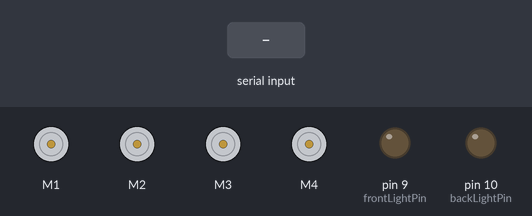
This sketch was run on a simulated Arduino Uno, built with avr-gcc and run on an emulated ATmega328P. On the bench: 4 × DC motor (green arrow = forward, orange = backward, longer = faster), output pins drawn as LEDs (lit = HIGH). The inputs (shaded band) are chosen by the test bench.

Above: at 1.2 s.
1.3 s: "F" received over Serial
At 2.4 s:
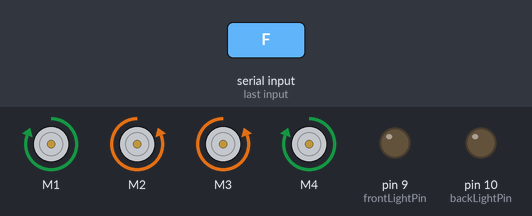
2.8 s: byte 89 ('Y') received over Serial
At 3.6 s:
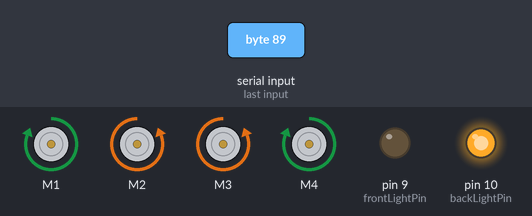
4.3 s: "B" received over Serial
At 4.7 s:
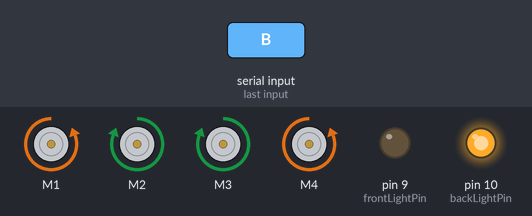
5.8 s: "L" received over Serial
At 7.0 s:
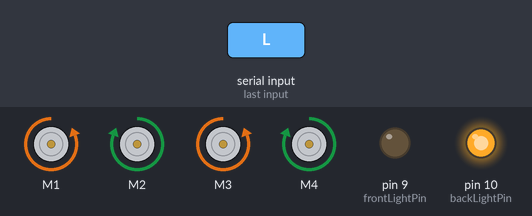
7.3 s: "R" received over Serial
At 8.2 s:
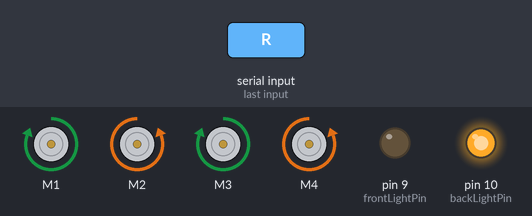
8.8 s: "I" received over Serial
At 9.3 s:
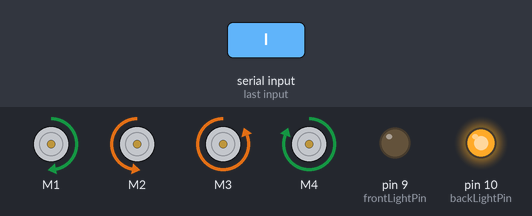
Timing chart, 0 to 11.3 s (numbered marks = the images above; inputs shaded):
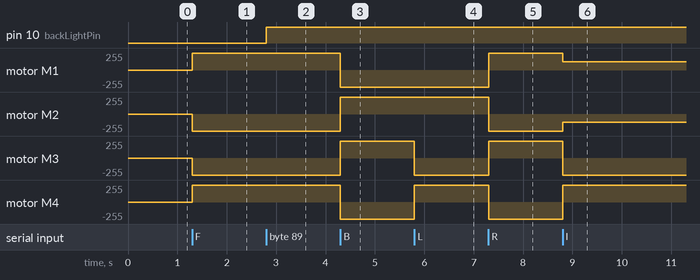

The sketch:

updated-version-car.ino
```cpp
/*
   Arduino Bluetooth Car with Front and Back Light Control
   Updated by: Your Name
*/

#include <AFMotor.h>

// Motor initialization
AF_DCMotor motor1(1, MOTOR12_1KHZ);
AF_DCMotor motor2(2, MOTOR12_1KHZ);
AF_DCMotor motor3(3, MOTOR34_1KHZ);
AF_DCMotor motor4(4, MOTOR34_1KHZ);

// LED pins for front and back lights
const int frontLightPin = 9;
const int backLightPin = 10;

int val;
int speedValue = 255;  // Default speed

void setup() {
    Serial.begin(9600);  // Set baud rate for Bluetooth
    pinMode(frontLightPin, OUTPUT);
    pinMode(backLightPin, OUTPUT);
    stopCar();  // Initialize with motors stopped
}

void loop() {
    if (Serial.available() > 0) {
        val = Serial.read();

        switch (val) {
            case 'F': forward(); break;
            case 'B': back(); break;
            case 'L': left(); break;
            case 'R': right(); break;
            case 'I': topright(); break;
            case 'J': topleft(); break;
            case 'K': bottomright(); break;
            case 'M': bottomleft(); break;
            case 'A': autoLight(); break;
            case 'X': frontLight(); break;
            case 'Y': backLight(); break;
            case 'T': stopCar(); break;
            default: break;
        }
    }
}

/* ====== Car Movement Functions ====== */
void forward() {
    motor1.setSpeed(speedValue);
    motor1.run(FORWARD);
    motor2.setSpeed(speedValue);
    motor2.run(BACKWARD);
    motor3.setSpeed(speedValue);
    motor3.run(BACKWARD);
    motor4.setSpeed(speedValue);
    motor4.run(FORWARD);
}

void back() {
    motor1.setSpeed(speedValue);
    motor1.run(BACKWARD);
    motor2.setSpeed(speedValue);
    motor2.run(FORWARD);
    motor3.setSpeed(speedValue);
    motor3.run(FORWARD);
    motor4.setSpeed(speedValue);
    motor4.run(BACKWARD);
}

void left() {
    motor1.setSpeed(speedValue);
    motor1.run(BACKWARD);
    motor2.setSpeed(speedValue);
    motor2.run(FORWARD);
    motor3.setSpeed(speedValue);
    motor3.run(BACKWARD);
    motor4.setSpeed(speedValue);
    motor4.run(FORWARD);
}

void right() {
    motor1.setSpeed(speedValue);
    motor1.run(FORWARD);
    motor2.setSpeed(speedValue);
    motor2.run(BACKWARD);
    motor3.setSpeed(speedValue);
    motor3.run(FORWARD);
    motor4.setSpeed(speedValue);
    motor4.run(BACKWARD);
}

void topleft() {
    motor1.setSpeed(speedValue);
    motor1.run(FORWARD);
    motor2.setSpeed(speedValue);
    motor2.run(BACKWARD);
    motor3.setSpeed(speedValue / 2);
    motor3.run(BACKWARD);
    motor4.setSpeed(speedValue / 2);
    motor4.run(FORWARD);
}

void topright() {
    motor1.setSpeed(speedValue / 2);
    motor1.run(FORWARD);
    motor2.setSpeed(speedValue / 2);
    motor2.run(BACKWARD);
    motor3.setSpeed(speedValue);
    motor3.run(BACKWARD);
    motor4.setSpeed(speedValue);
    motor4.run(FORWARD);
}

void bottomleft() {
    motor1.setSpeed(speedValue);
    motor1.run(BACKWARD);
    motor2.setSpeed(speedValue);
    motor2.run(FORWARD);
    motor3.setSpeed(speedValue / 2);
    motor3.run(FORWARD);
    motor4.setSpeed(speedValue / 2);
    motor4.run(BACKWARD);
}

void bottomright() {
    motor1.setSpeed(speedValue / 2);
    motor1.run(BACKWARD);
    motor2.setSpeed(speedValue / 2);
    motor2.run(FORWARD);
    motor3.setSpeed(speedValue);
    motor3.run(FORWARD);
    motor4.setSpeed(speedValue);
    motor4.run(BACKWARD);
}

void stopCar() {
    motor1.setSpeed(0);
    motor1.run(RELEASE);
    motor2.setSpeed(0);
    motor2.run(RELEASE);
    motor3.setSpeed(0);
    motor3.run(RELEASE);
    motor4.setSpeed(0);
    motor4.run(RELEASE);
    digitalWrite(frontLightPin, LOW);
    digitalWrite(backLightPin, LOW);
}

/* ====== Light Control Functions ====== */
void frontLight() {
    digitalWrite(frontLightPin, HIGH);
    digitalWrite(backLightPin, LOW);
}

void backLight() {
    digitalWrite(frontLightPin, LOW);
    digitalWrite(backLightPin, HIGH);
}

void autoLight() {
    // Lights turn on/off based on movement
    if (val == 'F' || val == 'I' || val == 'J') {
        digitalWrite(frontLightPin, HIGH);
        digitalWrite(backLightPin, LOW);
    } else if (val == 'B' || val == 'K' || val == 'M') {
        digitalWrite(frontLightPin, LOW);
        digitalWrite(backLightPin, HIGH);
    } else {
        digitalWrite(frontLightPin, LOW);
        digitalWrite(backLightPin, LOW);
    }
}
```

Measured:
- after the input at 1.3 s, motor M1, motor M4: stopped → forward 255/255 at once; motor M2, motor M3: stopped → backward 255/255 at once
- after the input at 2.8 s, pin 10 (backLightPin): LOW → HIGH at once
- after the input at 4.3 s, motor M1, motor M4: forward 255/255 → backward 255/255 at once; motor M2, motor M3: backward 255/255 → forward 255/255 at once
- after the input at 5.8 s, motor M3: forward 255/255 → backward 255/255 at once; motor M4: backward 255/255 → forward 255/255 at once
- after the input at 7.3 s, motor M1, motor M3: backward 255/255 → forward 255/255 at once; motor M2, motor M4: forward 255/255 → backward 255/255 at once
- after the input at 8.8 s, motor M1: forward 255/255 → forward 127/255 at once; motor M2: backward 255/255 → backward 127/255 at once; motor M3: forward 255/255 → backward 255/255 at once; motor M4: backward 255/255 → forward 255/255 at once
